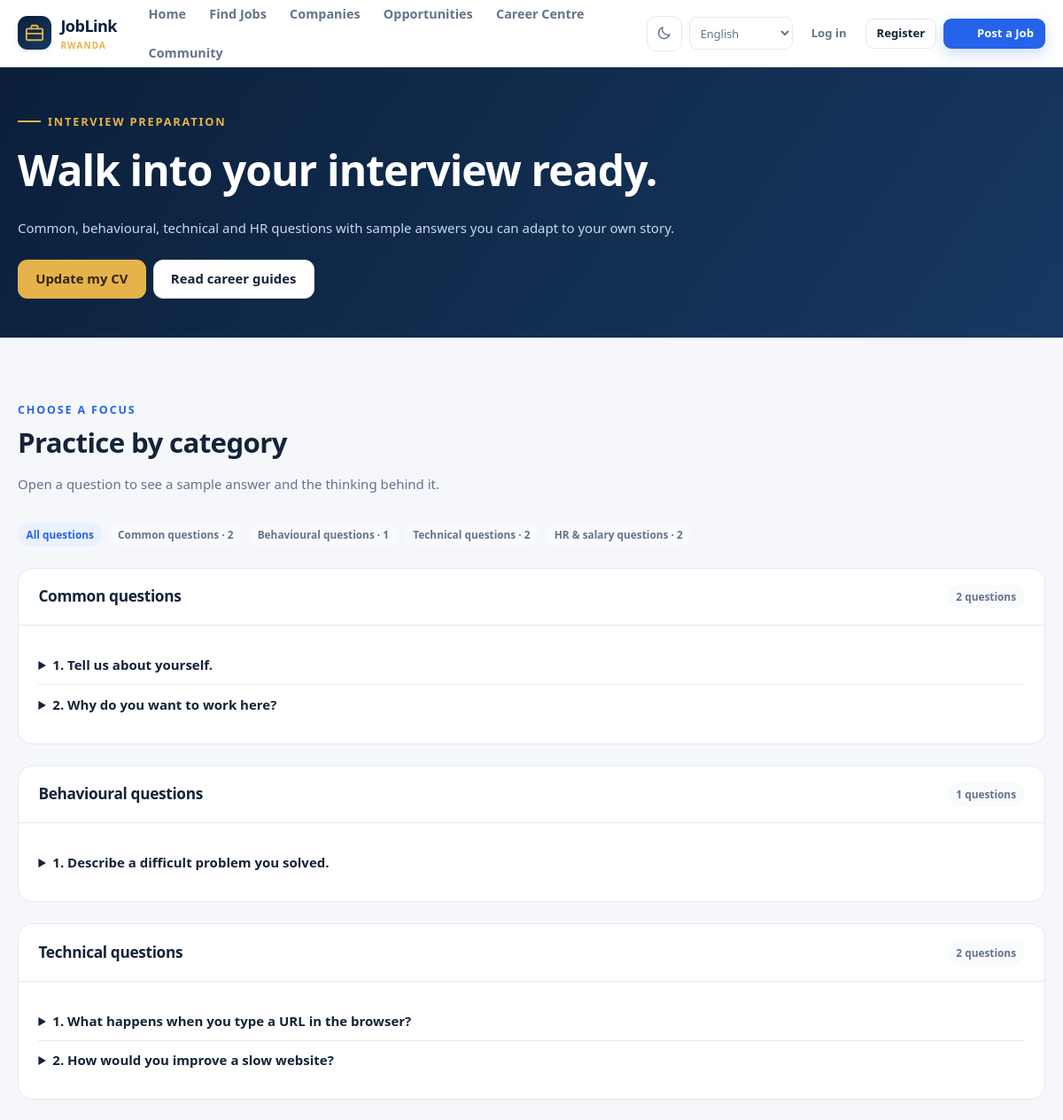
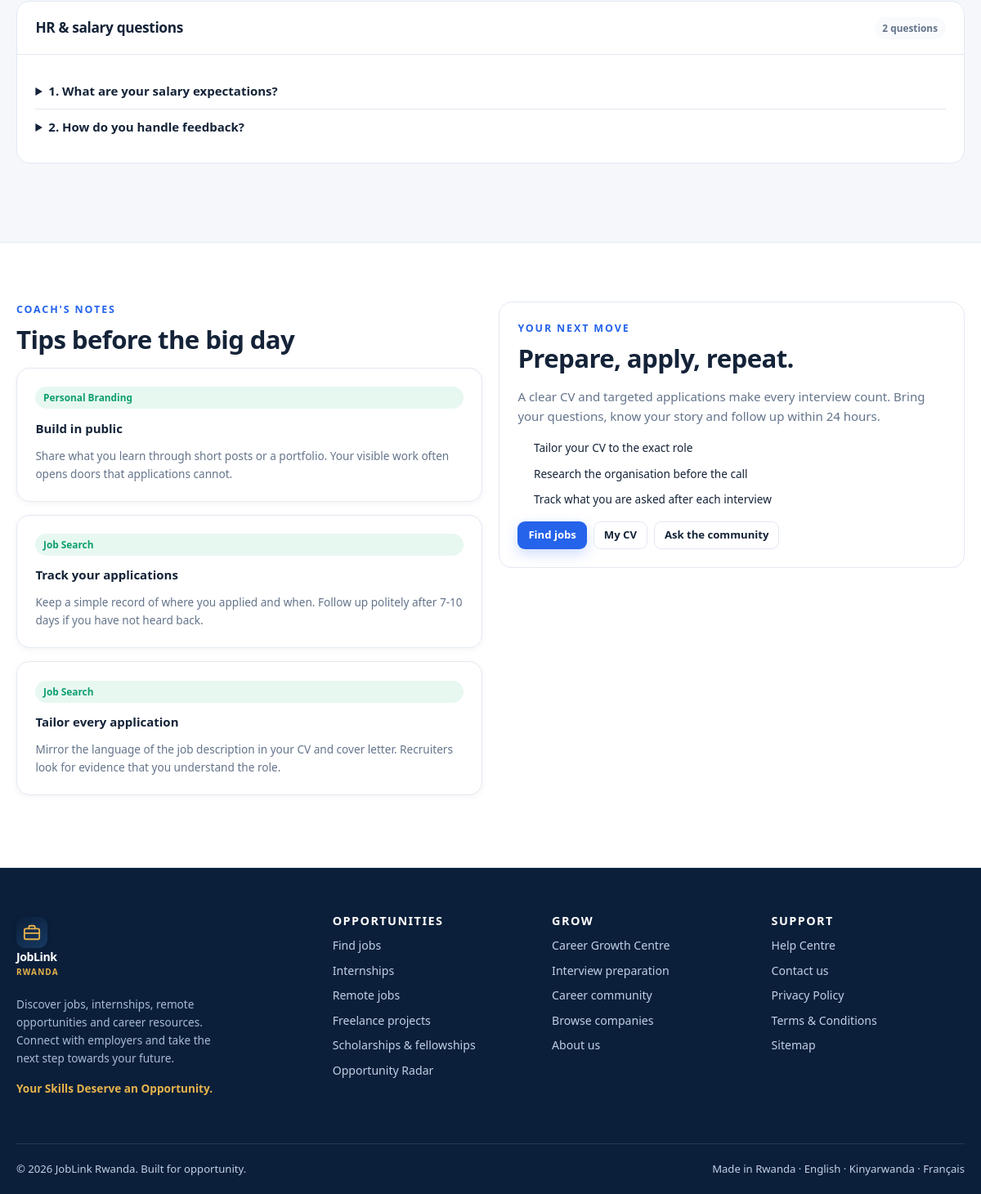
Page /interview-prep on the committed database (2 pictures, top to bottom).
### tables this page shows
CREATE TABLE IF NOT EXISTS interview_questions (
    id INT UNSIGNED AUTO_INCREMENT PRIMARY KEY,
    category ENUM('common','technical','hr','behavioral') NOT NULL DEFAULT 'common',
    question TEXT NOT NULL,
    sample_answer TEXT,
    tips TEXT,
    active TINYINT(1) NOT NULL DEFAULT 1,
    created_at DATETIME NOT NULL DEFAULT CURRENT_TIMESTAMP
);

CREATE TABLE IF NOT EXISTS career_tips (
    id INT UNSIGNED AUTO_INCREMENT PRIMARY KEY,
    title VARCHAR(200) NOT NULL,
    body TEXT NOT NULL,
    category VARCHAR(80) DEFAULT NULL,
    active TINYINT(1) NOT NULL DEFAULT 1,
    created_at DATETIME NOT NULL DEFAULT CURRENT_TIMESTAMP
);

### app/Core/Controller.php (called while the page is built, shortened)
<?php
abstract class Controller
{
    protected Request $request;
    protected array $data = [];
    public function __construct(Request $request)
    {
        $this->request = $request;
    }
    protected function render(string $view, array $data = [], string $title = ''): void
    {
        $this->data = array_merge($this->data, $data);
        $this->data['title'] = $title ?: ($this->data['title'] ?? config('app.name'));
        $this->data['request'] = $this->request;
        extract($this->data, EXTR_SKIP);
        $viewFile = BASE_PATH . '/app/Views/' . str_replace('.', '/', $view) . '.php';
        include $viewFile;
        include BASE_PATH . '/app/Views/layouts/main.php';
    }
}

### app/Controllers/CareerController.php (called while the page is built, shortened)
<?php
final class CareerController extends Controller
{
    public function interviewPrep(): void
    {
        $categories = [
            'common' => 'Common questions',
            'behavioral' => 'Behavioural questions',
            'technical' => 'Technical questions',
            'hr' => 'HR & salary questions',
        ];
        $all = Content::questions();
        $counts = [];
        foreach ($all as $question) {
            $category = (string) ($question['category'] ?? 'common');
            $counts[$category] = ($counts[$category] ?? 0) + 1;
        }
        $active = (string) $this->request->query('category', '');
        if (!array_key_exists($active, $categories)) {
            $active = '';
        }
        $questions = $active !== '' ? Content::questions($active) : $all;
        $grouped = [];
        foreach ($questions as $question) {
            $grouped[(string) ($question['category'] ?? 'common')][] = $question;
        }
        $this->render('career.interview', [
            'grouped' => $grouped,
            'categories' => $categories,
            'counts' => $counts,
            'activeCategory' => $active,
            'tips' => Content::tips(4),
        ], 'Interview Preparation');
    }
}

### index.php (called while the page is built, shortened)
<?php
require __DIR__ . '/app/bootstrap.php';
$request = Request::capture();
$router = new Router();
try {
    $router->dispatch($request);
} catch (\Throwable $e) {
    $message = $e->getMessage();
    error_log('[JobLink] ' . $message . ' in ' . $e->getFile() . ':' . $e->getLine());
    http_response_code(500);
    if (config('app.debug')) {
        echo '<div style="font-family:monospace;padding:2rem;max-width:900px"><h1>Application error</h1><p>' . e($message) . '</p><pre>' . e($e->getTraceAsString()) . '</pre></div>';
    } else {
        echo '<h1>Something went wrong</h1><p>Our team has been notified. Please try again later.</p>';
    }
}

### app/bootstrap.php (called while the page is built, shortened)
<?php
require BASE_PATH . '/app/Core/Support.php';
spl_autoload_register(static function (string $class): void {
    $prefixes = [
        'App\\Core\\' => BASE_PATH . '/app/Core/',
        'App\\Controllers\\' => BASE_PATH . '/app/Controllers/',
        'App\\Models\\' => BASE_PATH . '/app/Models/',
    ];
    foreach ($prefixes as $prefix => $directory) {
        if (str_starts_with($class, $prefix)) {
            $file = $directory . str_replace('\\', '/', substr($class, strlen($prefix))) . '.php';
            return;
        }
    }
});

### app/Core/Database.php (called while the page is built, shortened)
<?php
final class Database
{
    private static ?PDO $pdo = null;
    public static function connection(): PDO
    {
        if (self::$pdo === null) {
            $cfg = config('database');
            $dsn = sprintf('mysql:host=%s;port=%d;dbname=%s;charset=%s', $cfg['host'], $cfg['port'], $cfg['name'], $cfg['charset']);
            try {
                self::$pdo = new PDO($dsn, $cfg['user'], $cfg['pass'], [
                    PDO::ATTR_ERRMODE => PDO::ERRMODE_EXCEPTION,
                    PDO::ATTR_DEFAULT_FETCH_MODE => PDO::FETCH_ASSOC,
                    PDO::ATTR_EMULATE_PREPARES => false,
                    PDO::ATTR_STRINGIFY_FETCHES => false,
                ]);
            } catch (PDOException $e) {
                $hint = 'Please create the database and import database/schema.sql (see docs/INSTALLATION.md).';
                throw new \RuntimeException('Database connection failed: ' . $e->getMessage() . ' ' . $hint);
            }
        }
        return self::$pdo;
    }
    public static function query(string $sql, array $params = []): PDOStatement
    {
        $statement = self::connection()->prepare($sql);
        $statement->execute();
        return $statement;
    }
    public static function all(string $sql, array $params = []): array
    {
        return self::query($sql, $params)->fetchAll();
    }
}

### app/Models/Content.php (called while the page is built, shortened)
<?php
final class Content
{
    public static function questions(string $category = ''): array
    {
        return Database::all('SELECT * FROM interview_questions WHERE active = 1 ORDER BY FIELD(category, "common", "behavioral", "technical", "hr"), id');
    }
    public static function tips(int $limit = 4): array
    {
        return Database::all("SELECT * FROM career_tips WHERE active = 1 ORDER BY id DESC LIMIT $limit");
    }
}

### app/Core/Request.php (called while the page is built, shortened)
<?php
final class Request
{
    public function query(string $key, mixed $default = null): mixed { return $this->query[$key] ?? $default; }
}

### app/Views/career/interview.php (the view, shortened to what this page needs)
<?php
$activeCategory = $activeCategory ?? '';
?>
<section class="section-tight" style="background:linear-gradient(125deg,var(--navy),var(--navy-3));color:#fff">
  <div class="container">
    <span class="eyebrow">Interview Preparation</span>
    <h1 style="color:#fff">Walk into your interview ready.</h1>
    <p class="mb-0" style="color:#c9d8ed">Common, behavioural, technical and HR questions with sample answers you can adapt to your own story.</p>
    <div class="d-flex flex-wrap gap-1 mt-3">
      <a class="btn btn-gold" href="<?= e(url('my-cv')) ?>">Update my CV</a>
      <a class="btn btn-outline" href="<?= e(url('career-centre')) ?>">Read career guides</a>
    </div>
  </div>
</section>
<section class="section">
  <div class="container">
    <div class="section-head"><div><div class="section-kicker">Choose a focus</div><h2>Practice by category</h2><p>Open a question to see a sample answer and the thinking behind it.</p></div></div>
    <div class="d-flex flex-wrap gap-1 mb-3">
      <a class="tag <?= $activeCategory === '' ? 'tag-blue' : '' ?>" href="<?= e(url('interview-prep')) ?>">All questions</a>
      <?php foreach ($categories as $key => $label): ?>
        <a class="tag <?= $activeCategory === $key ? 'tag-blue' : '' ?>" href="<?= e(url('interview-prep?category=' . $key)) ?>"><?= e($label) ?> · <?= (int) ($counts[$key] ?? 0) ?></a>
      <?php endforeach; ?>
    </div>
    <?php if ($grouped): ?>
      <?php foreach ($grouped as $category => $questions): ?>
        <div class="panel">
          <div class="panel-head"><h3><?= e($categories[$category] ?? ucfirst((string) $category)) ?></h3><span class="tag"><?= count($questions) ?> questions</span></div>
          <div class="panel-body">
            <?php foreach ($questions as $index => $question): ?>
              <details style="padding:.6rem 0;<?= $index > 0 ? 'border-top:1px solid var(--border);' : '' ?>">
                <summary style="cursor:pointer;font-weight:650"><?= ($index + 1) . '. ' . e($question['question']) ?></summary>
              </details>
            <?php endforeach; ?>
          </div>
        </div>
      <?php endforeach; ?>
    <?php endif; ?>
  </div>
</section>
<section class="section" style="background:var(--surface);border-block:1px solid var(--border)">
  <div class="container grid grid-2" style="align-items:start">
    <div>
      <div class="section-kicker">Coach's notes</div>
      <h2>Tips before the big day</h2>
      <?php if ($tips): ?>
        <?php foreach ($tips as $tip): ?>
          <div class="card tip-card mb-2">
            <span class="tag tag-green"><?= e($tip['category'] ?? 'Interview tip') ?></span>
            <strong><?= e($tip['title']) ?></strong>
            <p class="small muted mb-0"><?= e(str_limit(strip_tags((string) $tip['body']), 240)) ?></p>
          </div>
        <?php endforeach; ?>
      <?php else:
        $emptyTitle = 'No coaching tips yet';
        $emptyText = 'Check back soon for more interview advice.';
        $emptyAction = '';
        include BASE_PATH . '/app/Views/partials/empty.php';
      endif; ?>
    </div>
    <div>
      <div class="panel" style="margin:0">
        <div class="panel-body">
          <div class="section-kicker">Your next move</div>
          <h2>Prepare, apply, repeat.</h2>
          <p class="muted">A clear CV and targeted applications make every interview count. Bring your questions, know your story and follow up within 24 hours.</p>
          <ul class="small" style="list-style:none;padding:0;display:grid;gap:.6rem">
            <li><?= icon('check', 16) ?> Tailor your CV to the exact role</li>
            <li><?= icon('check', 16) ?> Research the organisation before the call</li>
            <li><?= icon('check', 16) ?> Track what you are asked after each interview</li>
          </ul>
          <div class="d-flex flex-wrap gap-1 mt-2">
            <a class="btn btn-primary btn-sm" href="<?= e(url('jobs')) ?>">Find jobs</a>
            <a class="btn btn-outline btn-sm" href="<?= e(url('my-cv')) ?>">My CV</a>
            <a class="btn btn-outline btn-sm" href="<?= e(url('community')) ?>">Ask the community</a>
          </div>
        </div>
      </div>
    </div>
  </div>
</section>

### app/Core/Router.php (shortened to what this page needs)
<?php
final class Router
{
    private array $routes = [];
    public function add(string $methods, string $pattern, string $handler, array $middleware = []): void
    {
        foreach (explode('|', $methods) as $method) {
            $this->routes[] = [
                'method' => strtoupper(trim($method)),
                'regex' => $this->compile($pattern),
                'handler' => $handler,
                'middleware' => $middleware,
                'pattern' => $pattern,
            ];
        }
    }
    private function compile(string $pattern): string
    {
        $pattern = preg_replace('/\/(?=\{[a-zA-Z_]+\?\})/', '', $pattern) ?? $pattern;
        $pattern = preg_replace_callback('/\{([a-zA-Z_]+)(\?)?\}/', static function ($m) {
            return ($m[2] ?? '') === '?' ? '(?:/(?P<' . $m[1] . '>[^/]+))?' : '(?P<' . $m[1] . '>[^/]+)';
        }, $pattern) ?? $pattern;
        return '#^' . $pattern . '$#u';
    }
    public function dispatch(Request $request): void
    {
        foreach ($this->routes as $route) {
            if (!preg_match($route['regex'], $request->path, $matches)) {
                continue;
            }
            $params = [];
            $request->setRouteParams($params);
            [$class, $method] = explode('@', $route['handler'], 2);
            $controller = new $fqcn($request);
            $controller->{$method}();
            return;
        }
    }
}

### assets/css/style.css (style rules this page uses)
:root { --navy: #0b1f3a; --navy-2: #102b4e; --navy-3: #173962; --blue: #2563eb; --blue-dark: #1d4ed8; --blue-soft: #eaf1ff; --gold: #e6b34a; --gold-soft: #fff5de; --bg: #f5f7fb; --surface: #ffffff; --surface-2: #f8fafc; --border: #e3e9f2; --text: #142338; --muted: #64748b; --muted-2: #94a3b8; --green: #0f9f6e; --green-soft: #e7f8f1; --red: #dc2626; --red-soft: #feecec; --amber: #b45309; --amber-soft: #fff6e6; --shadow-sm: 0 2px 8px rgba(11, 31, 58, .05); --shadow: 0 12px 34px rgba(11, 31, 58, .09); --shadow-lg: 0 24px 60px rgba(11, 31, 58, .16); --radius-sm: 10px; --radius: 16px; --radius-lg: 24px; --max: 1200px; --header-h: 76px; --transition: .22s cubic-bezier(.4, 0, .2, 1); }
*, *::before, *::after { box-sizing: border-box; }
html { scroll-behavior: smooth; }
body { margin: 0; font-family: "Segoe UI", Inter, -apple-system, BlinkMacSystemFont, Roboto, Arial, sans-serif; background: var(--bg); color: var(--text); font-size: 15px; line-height: 1.6; -webkit-font-smoothing: antialiased; }
a { color: var(--blue); text-decoration: none; }
h1, h2, h3, h4, h5 { margin: 0 0 .5em; line-height: 1.2; font-weight: 750; letter-spacing: -.02em; }
h1 { font-size: clamp(2rem, 4vw, 3.5rem); }
h2 { font-size: clamp(1.5rem, 2.6vw, 2.15rem); }
h3 { font-size: 1.2rem; }
p { margin: 0 0 1rem; }
.container { width: min(100% - 2.5rem, var(--max)); margin-inline: auto; }
.muted { color: var(--muted); }
.small { font-size: .85rem; }
.mt-2 { margin-top: 1rem; }
.mt-3 { margin-top: 1.5rem; }
.mb-0 { margin-bottom: 0; }
.mb-2 { margin-bottom: 1rem; }
.mb-3 { margin-bottom: 1.5rem; }
.d-flex { display: flex; }
.flex-wrap { flex-wrap: wrap; }
.gap-1 { gap: .5rem; }
.btn { display: inline-flex; align-items: center; justify-content: center; gap: .55rem; min-height: 44px; padding: .7rem 1.2rem; border: 1px solid transparent; border-radius: 11px; font-weight: 650; font-size: .93rem; line-height: 1.2; text-align: center; transition: var(--transition); white-space: nowrap; text-decoration: none; }
.btn-primary { background: var(--blue); color: #fff; box-shadow: 0 6px 16px rgba(37, 99, 235, .22); }
.btn-gold { background: var(--gold); color: #33240a; }
.btn-outline { border-color: var(--border); background: var(--surface); color: var(--text); }
.btn-sm { min-height: 34px; padding: .4rem .75rem; font-size: .82rem; border-radius: 9px; }
.eyebrow { display: inline-flex; align-items: center; gap: .5rem; color: var(--gold); font-size: .8rem; font-weight: 750; letter-spacing: .14em; text-transform: uppercase; margin-bottom: 1rem; }
.eyebrow::before { content: ''; width: 26px; height: 2px; background: var(--gold); }
.section { padding: 4.5rem 0; }
.section-tight { padding: 2.75rem 0; }
.section-head { display: flex; justify-content: space-between; align-items: end; gap: 1.5rem; margin-bottom: 2rem; flex-wrap: wrap; }
.section-head p { color: var(--muted); max-width: 60ch; margin: 0; }
.section-kicker { color: var(--blue); font-size: .78rem; font-weight: 800; letter-spacing: .15em; text-transform: uppercase; margin-bottom: .5rem; }
.grid { display: grid; gap: 1.25rem; }
.grid-2 { grid-template-columns: repeat(2, minmax(0, 1fr)); }
.card { background: var(--surface); border: 1px solid var(--border); border-radius: var(--radius); padding: 1.4rem; box-shadow: var(--shadow-sm); transition: var(--transition); }
.tag { display: inline-flex; align-items: center; gap: .35rem; padding: .25rem .6rem; border-radius: 99px; background: var(--surface-2); color: var(--muted); font-size: .74rem; font-weight: 650; }
.tag-blue { background: var(--blue-soft); color: var(--blue); }
.tag-green { background: var(--green-soft); color: var(--green); }
.company-card, .category-card, .article-card, .opportunity-card, .tip-card, .story-card { height: 100%; display: flex; flex-direction: column; gap: .7rem; }
.panel { background: var(--surface); border: 1px solid var(--border); border-radius: var(--radius); margin-bottom: 1.5rem; overflow: hidden; }
.panel-head { padding: 1.15rem 1.4rem; border-bottom: 1px solid var(--border); display: flex; align-items: center; justify-content: space-between; gap: 1rem; }
.panel-head h2, .panel-head h3 { margin: 0; font-size: 1.08rem; }
.panel-body { padding: 1.4rem; }

### rows in the picture
interview_questions: question "Tell us about yourself."
interview_questions: question "Why do you want to work here?"
interview_questions: question "Describe a difficult problem you solved."
interview_questions: question "What happens when you type a URL in the browser?"
interview_questions: question "How would you improve a slow website?"
interview_questions: category "HR & salary questions", count($questions) "2", question "How do you handle feedback?"
interview_questions: question "What are your salary expectations?"
career_tips: category "Personal Branding", title "Build in public", body "Share what you learn through short posts or a portfolio. Your visible work often opens doors that applications cannot."
career_tips: category "Job Search", title "Track your applications", body "Keep a simple record of where you applied and when. Follow up politely after 7-10 days if you have not heard back."
career_tips: category "Job Search", title "Tailor every application", body "Mirror the language of the job description in your CV and cover letter. Recruiters look for evidence that you understand the role."

### other values in the picture
$label "Common questions"
$counts[$key] "2"
$label "Behavioural questions"
$counts[$key] "1"
$label "Technical questions"
$label "HR & salary questions"
$categories[$category] "Common questions"
count($questions) "2"
$categories[$category] "Behavioural questions"
count($questions) "1"
$categories[$category] "Technical questions"
form field value "English"
